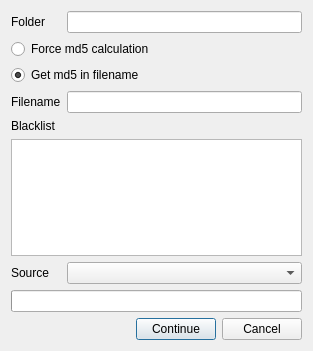
<?xml version="1.0" encoding="UTF-8"?>
<ui version="4.0">
 <class>BlacklistFix1</class>
 <widget class="QDialog" name="BlacklistFix1">
  <property name="geometry">
   <rect>
    <x>0</x>
    <y>0</y>
    <width>313</width>
    <height>351</height>
   </rect>
  </property>
  <property name="windowTitle">
   <string>Blacklist fixer</string>
  </property>
  <property name="windowIcon">
   <iconset resource="../../../resources/resources.qrc">
    <normaloff>:/images/icon.ico</normaloff>:/images/icon.ico</iconset>
  </property>
  <layout class="QFormLayout" name="formLayout">
   <item row="0" column="0">
    <widget class="QLabel" name="labelFolder">
     <property name="text">
      <string>Folder</string>
     </property>
    </widget>
   </item>
   <item row="0" column="1">
    <widget class="QLineEdit" name="lineFolder"/>
   </item>
   <item row="1" column="0" colspan="2">
    <widget class="QRadioButton" name="radioForce">
     <property name="text">
      <string>Force md5 calculation</string>
     </property>
    </widget>
   </item>
   <item row="2" column="0" colspan="2">
    <widget class="QRadioButton" name="radioFilename">
     <property name="text">
      <string>Get md5 in filename</string>
     </property>
     <property name="checked">
      <bool>true</bool>
     </property>
    </widget>
   </item>
   <item row="3" column="0">
    <widget class="QLabel" name="labelFilename">
     <property name="text">
      <string>Filename</string>
     </property>
    </widget>
   </item>
   <item row="3" column="1">
    <widget class="QLineEdit" name="lineFilename"/>
   </item>
   <item row="6" column="0">
    <widget class="QLabel" name="labelSource">
     <property name="text">
      <string>Source</string>
     </property>
    </widget>
   </item>
   <item row="6" column="1">
    <widget class="QComboBox" name="comboSource"/>
   </item>
   <item row="7" column="0" colspan="2">
    <widget class="QProgressBar" name="progressBar">
     <property name="enabled">
      <bool>true</bool>
     </property>
     <property name="format">
      <string>%v/%m</string>
     </property>
    </widget>
   </item>
   <item row="8" column="0" colspan="2">
    <layout class="QHBoxLayout" name="layoutButtons">
     <item>
      <spacer name="horizontalSpacer">
       <property name="orientation">
        <enum>Qt::Orientation::Horizontal</enum>
       </property>
       <property name="sizeHint" stdset="0">
        <size>
         <width>40</width>
         <height>20</height>
        </size>
       </property>
      </spacer>
     </item>
     <item>
      <widget class="QPushButton" name="buttonContinue">
       <property name="text">
        <string>Continue</string>
       </property>
      </widget>
     </item>
     <item>
      <widget class="QPushButton" name="buttonCancel">
       <property name="text">
        <string>Cancel</string>
       </property>
      </widget>
     </item>
    </layout>
   </item>
   <item row="5" column="0" colspan="2">
    <widget class="QPlainTextEdit" name="textBlacklist"/>
   </item>
   <item row="4" column="0" colspan="2">
    <widget class="QLabel" name="labelBlacklist">
     <property name="text">
      <string>Blacklist</string>
     </property>
    </widget>
   </item>
  </layout>
 </widget>
 <tabstops>
  <tabstop>lineFolder</tabstop>
  <tabstop>radioForce</tabstop>
  <tabstop>radioFilename</tabstop>
  <tabstop>lineFilename</tabstop>
  <tabstop>textBlacklist</tabstop>
  <tabstop>comboSource</tabstop>
  <tabstop>buttonContinue</tabstop>
  <tabstop>buttonCancel</tabstop>
 </tabstops>
 <resources>
  <include location="../../../resources/resources.qrc"/>
 </resources>
 <connections>
  <connection>
   <sender>buttonCancel</sender>
   <signal>clicked()</signal>
   <receiver>BlacklistFix1</receiver>
   <slot>cancel()</slot>
   <hints>
    <hint type="sourcelabel">
     <x>275</x>
     <y>331</y>
    </hint>
    <hint type="destinationlabel">
     <x>311</x>
     <y>330</y>
    </hint>
   </hints>
  </connection>
  <connection>
   <sender>buttonContinue</sender>
   <signal>clicked(bool)</signal>
   <receiver>BlacklistFix1</receiver>
   <slot>nextStep()</slot>
   <hints>
    <hint type="sourcelabel">
     <x>185</x>
     <y>326</y>
    </hint>
    <hint type="destinationlabel">
     <x>226</x>
     <y>329</y>
    </hint>
   </hints>
  </connection>
 </connections>
 <slots>
  <slot>cancel()</slot>
  <slot>nextStep()</slot>
 </slots>
</ui>
